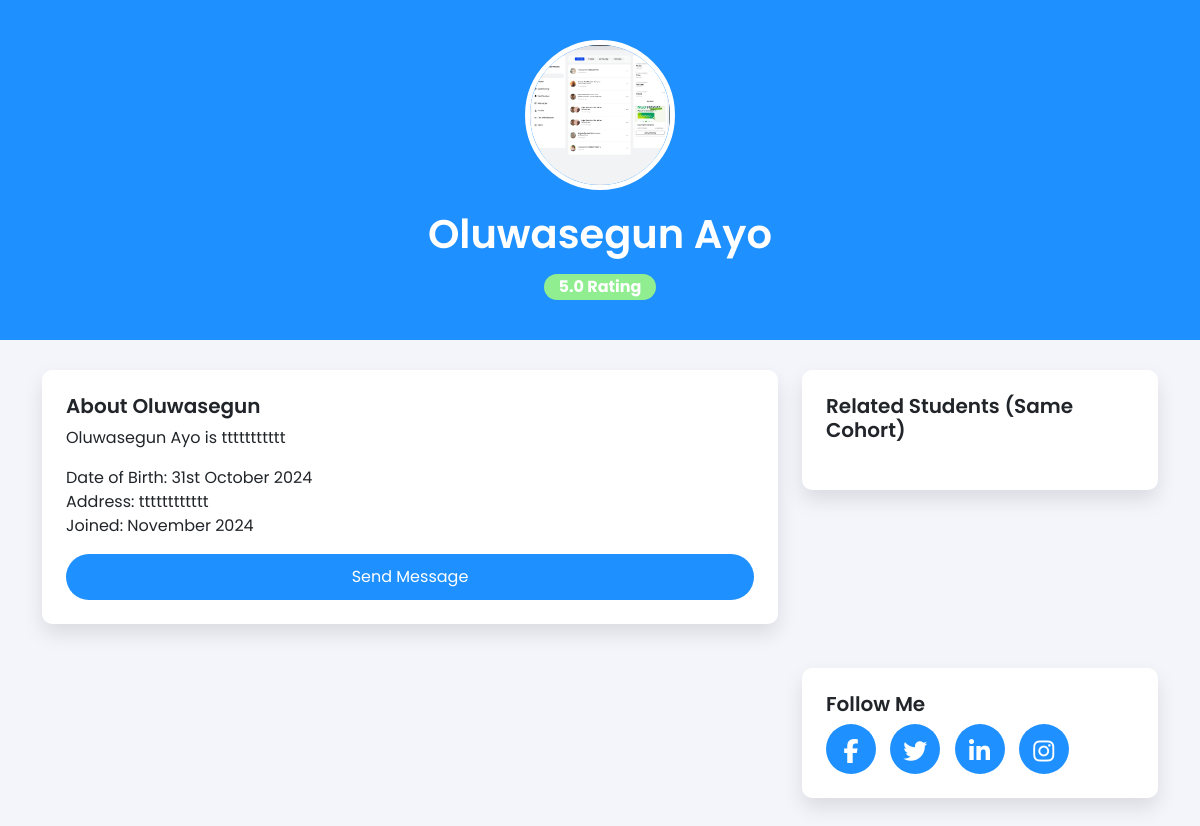
The page /oluwasegun-ayo-139770236 on the database its author committed.
### home/models.py (models this page shows, shortened)
class Student(models.Model):
    username = models.CharField(max_length=100, unique=True)
    slug = models.SlugField(unique=True, blank=True, editable=False)
    first_name = models.CharField(max_length=200, null=True, blank=True)
    last_name = models.CharField(max_length=200, verbose_name='last name')
    status = models.BooleanField(default=True)
    student_type =models.CharField(max_length=100, choices=student_types, default='member')
    date_join = models.DateTimeField(auto_now_add=True)
    class Meta:
        ordering = ['-date_join']

class Student_Profile(models.Model):
    student = models.OneToOneField(Student,on_delete=models.CASCADE)
    bio = models.TextField()
    date_of_birth =models.DateField()
    address = models.CharField(max_length=300)
    email = models.EmailField(max_length=500, null=True)
    rating = models.FloatField(default=0.0)
    profile_picture = models.ImageField(upload_to='student_profile', null=True)

### home/views.py (the view)
# urls.py: path("<slug:slug>", about, name="about"),
def about(request, slug):
    try:
        student = Student.objects.get(slug=slug)
    except Student.DoesNotExist:
        return redirect('404')
    cohort_group = student.cohort.first() # type: ignore
    if cohort_group:
        cohort_members = Student.objects.filter(cohort=cohort_group)
    else:
        cohort_members = Student.objects.none()
    context = {
        "student": student,
        "cohort_members": cohort_members,
    }
    return render(request, "home/about.html", context)

### home/templates/home/about.html (shortened to what this page needs)
{% load static %}
<!DOCTYPE html>
<html lang="en">
<head>
    <link href="https://cdn.jsdelivr.net/npm/bootstrap@5.3.0-alpha1/dist/css/bootstrap.min.css" rel="stylesheet">
    <link rel="stylesheet" href="https://cdnjs.cloudflare.com/ajax/libs/font-awesome/6.6.0/css/all.min.css">
    <link rel="stylesheet" href={% static "home/about.css" %}>
</head>
<body>
    <section class="profile-header">
        <div class="container text-center">
            <img src={{ student.student_profile.profile_picture.url }} alt="Profile Picture">
            <h1>{{ student.first_name }} {{ student.last_name }}</h1>
            <span class="badge badge-custom">{{ student.student_profile.rating }} Rating</span>
        </div>
    </section>
    <section class="profile-content">
        <div class="container">
            <div class="row">
                <div class="col-md-8">
                    <div class="card p-4">
                        <h5>About {{ student.first_name }}</h5>
                        <p>
                            {{ student.first_name }} {{ student.last_name }} is {{ student.student_profile.bio }}
                        </p>
                        <p>
                            Date of Birth: {{ student.student_profile.date_of_birth|date:"jS F Y" }} <br>
                            Address: {{ student.student_profile.address }} <br>
                            Joined: {{ student.date_join|date:"F Y"  }}
                        </p>
                        <button type="button" class="btn btn-custom" data-bs-toggle="modal" data-bs-target="#messageModal">
                        Send Message
                        </button>
                    </div>
                </div>
                <div class="col-md-4">
                    <div class="card p-4">
                        <h5>Related Students (Same Cohort)</h5>
                    </div>
                </div>
            </div>
            <div class="row mt-4">
                <div class="col-md-8">
                </div>
                <div class="col-md-4">
                    <div class="card p-4">
                        <h5>Follow Me</h5>
                        <div class="follow-links">
                            <a href="#"><i class="fab fa-facebook-f"></i></a>
                            <a href="#"><i class="fab fa-twitter"></i></a>
                            <a href="#"><i class="fab fa-linkedin-in"></i></a>
                            <a href="#"><i class="fab fa-instagram"></i></a>
                        </div>
                    </div>
                </div>
            </div>
        </div>
    </section>
</body>
</html>

### home/static/home/about.css (style rules this page uses)
body { font-family: 'Poppins', sans-serif; background-color: #f4f5fa; }
.profile-header { background: dodgerblue; color: white; padding: 40px 0; text-align: center; }
.profile-header img { border-radius: 50%; border: 5px solid white; width: 150px; height: 150px; }
.profile-header h1 { font-weight: 600; margin-top: 20px; }
.profile-content { padding: 30px; }
.profile-content .card { background: white; box-shadow: 0px 10px 20px rgba(0, 0, 0, 0.1); border: none; border-radius: 10px; margin-bottom: 20px; }
.profile-content .card h5 { font-weight: 600; }
.badge-custom { background-color: lightgreen; color: white; font-size: 16px; padding: 5px 15px; border-radius: 20px; }
.btn-custom { background-color: dodgerblue; color: white; padding: 10px 20px; border-radius: 25px; }
.follow-links a { display: inline-block; margin-right: 10px; color: white; font-size: 24px; background-color: dodgerblue; padding: 10px; border-radius: 50%; width: 50px; height: 50px; text-align: center; }

### rows shown on the page
Student: student_profile.profile_picture (picture), first_name "Oluwasegun", last_name "Ayo", student_profile.rating "5.0", student_profile.bio "ttttttttttt", student_profile.date_of_birth "31st October 2024", student_profile.address "tttttttttttt", date_join "November 2024"
